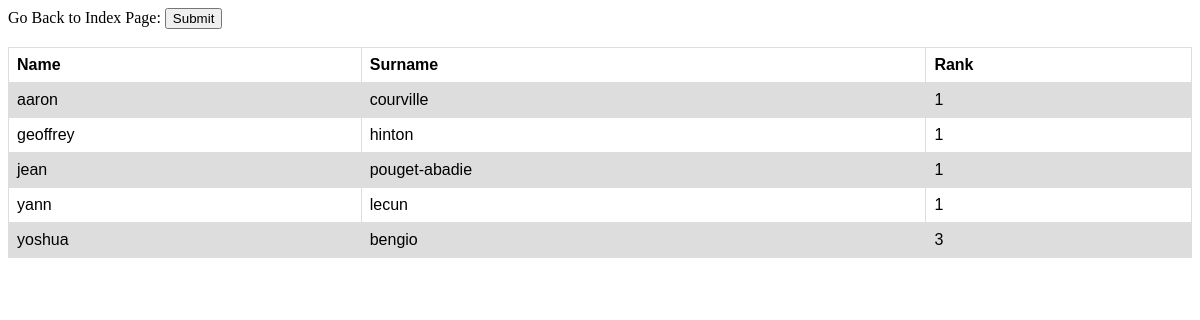
/rank_all_authors, run on an earlier commit of the app's database.
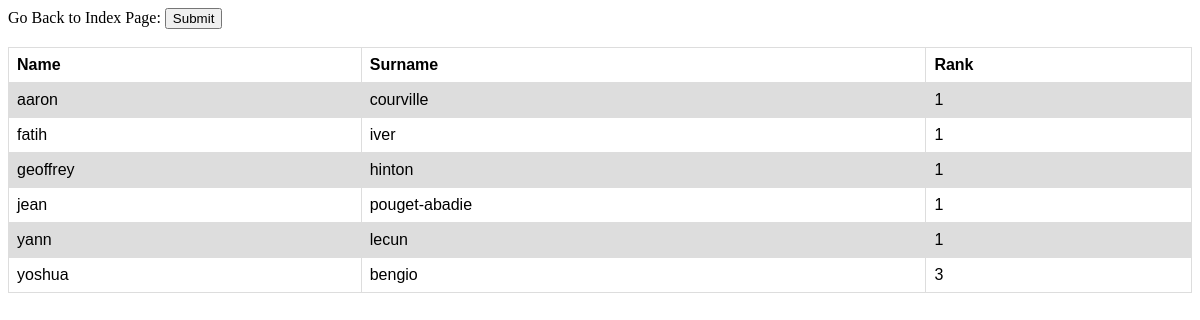
And on a later commit of the database.
### tables this page shows
CREATE TABLE authors (
            author_id INTEGER PRIMARY KEY AUTOINCREMENT, 
            author_name TEXT NOT NULL,
            author_surname TEXT NOT NULL,
            UNIQUE(author_name, author_surname) );

### app.py (the view)
@app.route('/rank_all_authors', methods=['GET'])
def rank_all_authors():
    if request.method == 'GET':
        connection = sqlite3.connect('sota.db')
        cursor = connection.cursor()
        authors_with_rank = cursor.execute("""SELECT author_name, author_surname, COUNT(*) FROM authors INNER JOIN paper_authors ON authors.author_id = paper_authors.author_id GROUP BY author_name, author_surname""").fetchall()
        for author_with_rank in authors_with_rank:
            print(author_with_rank)
        connection.close()
        return render_template("rank_all_authors.html", authors_with_rank=authors_with_rank)
    else:
        return abort(404)

### templates/rank_all_authors.html (shortened to what this page needs)
<!DOCTYPE html>
<html lang="en">
<head>
</head>
<body>
<form action="{{ url_for('index') }}" method="get">
    Go Back to Index Page:
    <input type="submit" value="Submit">
</form>
<br>
<table>
  <tr>
    <th>Name</th>
    <th>Surname</th>
    <th>Rank</th>
  </tr>
    {% for author_with_rank in authors_with_rank %}
        <tr>
            <td> {{ author_with_rank[0] }} </td>
            <td> {{ author_with_rank[1] }} </td>
            <td> {{ author_with_rank[2] }} </td>
        </tr>
    {% endfor %}
</table>
</body>
</html>

### templates/rank_all_authors.html (style rules this page uses)
table { font-family: arial, sans-serif; border-collapse: collapse; width: 100%; }
td, th { border: 1px solid #dddddd; text-align: left; padding: 8px; }
tr:nth-child(even) { background-color: #dddddd; }

What changed in the data, as far as the page shows it:
added authors: author_name "fatih", author_surname "iver", author_with_rank "1"
